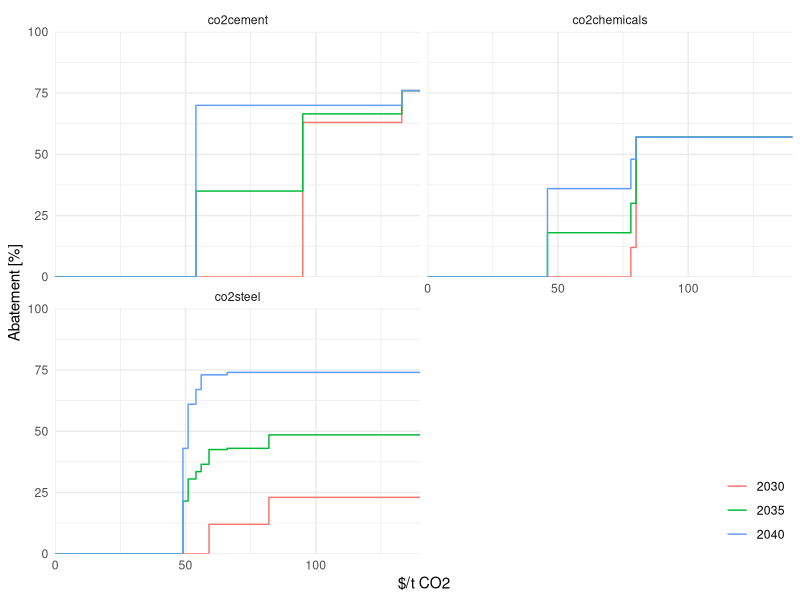

Write R code to recreate this figure.
library(tidyverse)

d <- tribble(
    ~emiInd37,        ~period,    ~cost,   ~abatement,
    'co2cement',      2030,        95,     0.63,
    'co2cement',      2030,       133,     0.76,
    'co2cement',      2040,        54,     0.70,
    'co2cement',      2040,       133,     0.76,
    'co2chemicals',   2030,        78,     0.12,
    'co2chemicals',   2030,        80,     0.57,
    'co2chemicals',   2040,        46,     0.36,
    'co2chemicals',   2040,        78,     0.48,
    'co2chemicals',   2040,        80,     0.57,

    # old "early" steel MAC
    'co2steel',       2030,        59,     0.12,
    'co2steel',       2030,        82,     0.23,

    # new steel MAC
    'co2steel',       2040,        49,     0.43,
    'co2steel',       2040,        51,     0.61,
    'co2steel',       2040,        54,     0.67,
    'co2steel',       2040,        56,     0.73,
    'co2steel',       2040,        66,     0.74)

d <- d %>%
    arrange(period, cost) %>%
    reframe(cost = c(0, cost, Inf),
            abatement = c(0, abatement, last(abatement)),
            .by = c('emiInd37', 'period'))

d <- d %>%
    distinct(emiInd37, cost) %>%
    arrange(emiInd37, cost) %>%
    expand_grid(period = seq(from = min(d$period), to = max(d$period),
                             by = 5)) %>%
    left_join(
        d %>%
            filter(period %in% range(.data$period)),

        c('emiInd37', 'period', 'cost')
    ) %>%
    group_by(emiInd37, period) %>%
    arrange(emiInd37, period, cost) %>%
    fill(abatement) %>%
    group_by(emiInd37, cost) %>%
    arrange(emiInd37, cost, period) %>%
    mutate(abatement = zoo::na.approx(
        object = !!sym('abatement'),
        x = !!sym('period'),
        na.rm = FALSE)) %>%
    ungroup()

ggplot() +
    geom_step(data = d,
              mapping = aes(x = cost, y = abatement * 100,
                            colour = as.factor(period)),
              direction = 'hv') +
    scale_colour_discrete(name = NULL) +
    facet_wrap(~ emiInd37, ncol = 2) +
    coord_cartesian(
        xlim = c(0, ceiling(max(Filter(is.finite, d$cost)) / 10) * 10),
        ylim = c(0, 100), expand = FALSE) +
    labs(x = '$/t CO2', y = 'Abatement [%]') +
    theme_minimal() +
    theme(legend.position = c(1, 0),
          legend.justification = c(1, 0))

d %>%
    filter(!(0 == cost | is.infinite(cost) | 0 == abatement)) %>%
    arrange(period, emiInd37) %>%
    mutate(text = sprintf('pm_abatparam_Ind(ttot,regi,"%s",step)$( sm_tmp ge %3i ) = %-.2g;',
                          emiInd37, cost, abatement)) %>%
    pull(text) %>%
    cat(sep = '\n')
